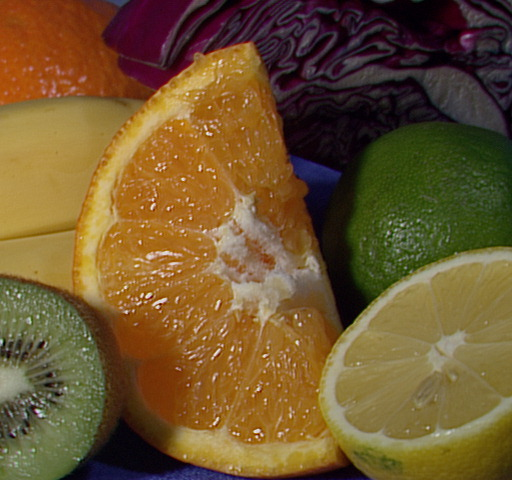
//> input picture 图像边缘、角点和轮廓检测/Fruits.jpg, 512 x 480 px
$ ./作业   (built with g++ and OpenCV 4)
//> lines starting //> are read from the running program, lines starting //| are printed output that depends on the picture; after the words box and inside, x2 and y2 are one past the last pixel; in counts of white or black regions, pixels touching at a corner belong together

#include <opencv2/opencv.hpp>
using namespace cv;
using namespace std;
int main()
{
	Mat srcImage = imread("Fruits.jpg");  //载入图像
//> srcImage is the input picture: 480 rows x 512 cols, CV_8UC3; mean B, G, R 46.2, 85.6, 110.8
	imshow("srcImage", srcImage);

	//Canny边缘检测
	Mat canyImage;
	Canny(srcImage, canyImage, 3, 9, 3);
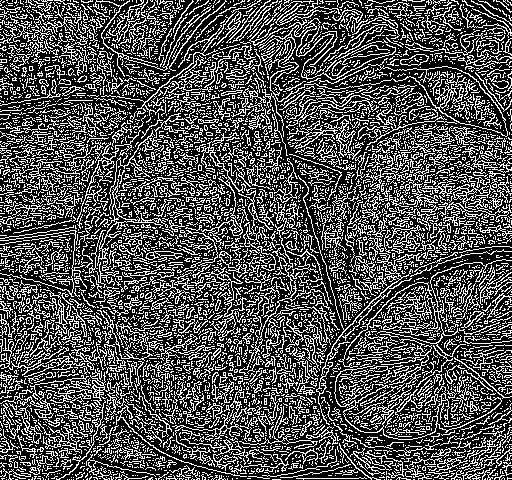
//> canyImage: 480 rows x 512 cols, CV_8UC1; 32% white in thin lines or dots
	imshow(" Canny 算子 ", canyImage);

	//Sobel边缘检测
	Mat sobel_x;
	Mat sobel_y;
	Mat sobelImage;
	Sobel(srcImage, sobel_x, CV_16S, 1, 0, 3, 1, 1, BORDER_DEFAULT);
	convertScaleAbs(sobel_x, sobel_x);
//> sobel_x: 480 rows x 512 cols, CV_8UC3
	Sobel(srcImage, sobel_y, CV_16S, 0, 1, 3, 1, 1, BORDER_DEFAULT);
	convertScaleAbs(sobel_y, sobel_y);
//> sobel_y: 480 rows x 512 cols, CV_8UC3
	addWeighted(sobel_x, 0.5, sobel_y, 0.5, 0, sobelImage);
	//imshow("sobel_x", sobel_x);
	//imshow("sobel_y", sobel_y);
	imshow("Sobel 算子 ", sobelImage);

	//Laplacian边缘检测
	Mat laplacianImage;
	Laplacian(srcImage, laplacianImage, CV_16S, 3, 1, 0, BORDER_DEFAULT);
	convertScaleAbs(laplacianImage, laplacianImage);
//> laplacianImage: 480 rows x 512 cols, CV_8UC3
	imshow(" Laplacian 算子 ", laplacianImage);

	//Scharr滤波
	Mat scharr_x;
	Mat scharr_y;
	Mat scharrImage;
	Scharr(srcImage, scharr_x, CV_16S, 1, 0, 1, 0, BORDER_DEFAULT);
	convertScaleAbs(scharr_x, scharr_x);
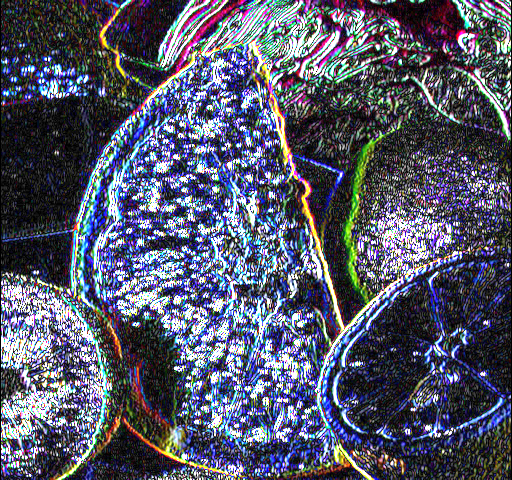
//> scharr_x: 480 rows x 512 cols, CV_8UC3; mean B, G, R 106.4, 88.1, 85.2
	Scharr(srcImage, scharr_y, CV_16S, 0, 1, 1, 0, BORDER_DEFAULT);
	convertScaleAbs(scharr_y, scharr_y);
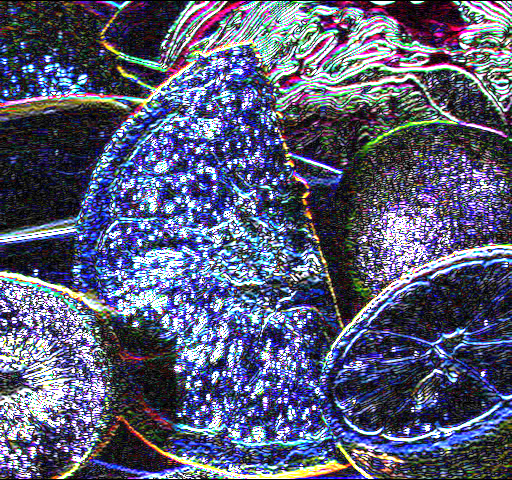
//> scharr_y: 480 rows x 512 cols, CV_8UC3; mean B, G, R 119.4, 91.8, 87.9
	addWeighted(scharr_x, 0.5, scharr_y, 0.5, 0, scharrImage);
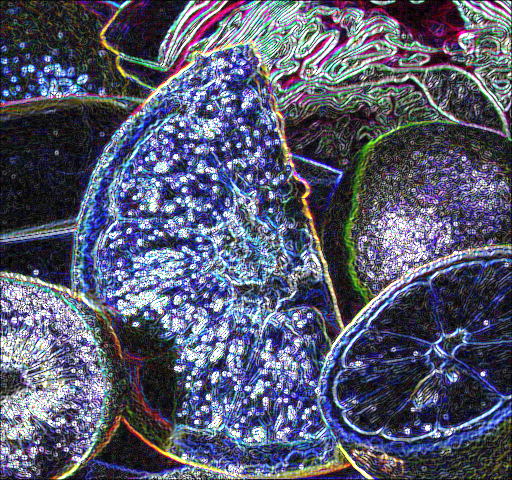
//> scharrImage: 480 rows x 512 cols, CV_8UC3; mean B, G, R 112.9, 90, 86.5
	//imshow("scharr_x", scharr_x);
	//imshow("scharr_y", scharr_y);
	imshow(" Scharr 滤波器 ", scharrImage);

	//Harris 角点检测
	int thresh = 30; //阈值
	Mat dstImage;//目标图
	Mat normImage;//归一化后的图
	Mat scaledImage;//线性变换后的八位无符号整型的图
	Mat g_srcImage, g_grayImage;
	g_srcImage = srcImage.clone();//载入原始图并进行克隆保存
	cvtColor(g_srcImage, g_grayImage, CV_BGR2GRAY);//存留一张灰度图
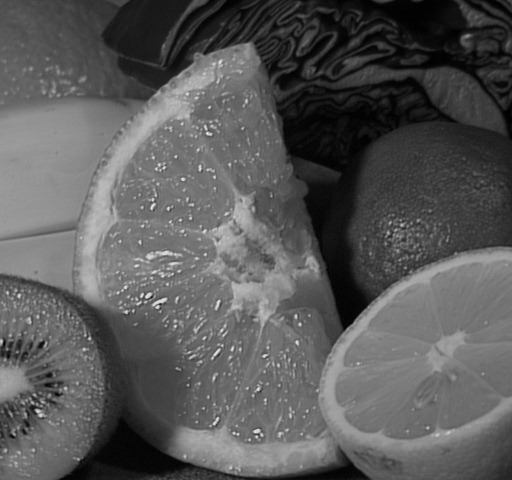
//> g_grayImage: 480 rows x 512 cols, CV_8UC1; min 0, max 238, mean 88.7
	cornerHarris(g_grayImage, dstImage, 2, 3, 0.04, BORDER_DEFAULT);
	cornerHarris(g_grayImage, dstImage, 2, 3, 0.04, BORDER_DEFAULT);
	normalize(dstImage, normImage, 0, 255, NORM_MINMAX, CV_32FC1, Mat());
	convertScaleAbs(normImage, scaledImage);//将归一化后的图线性变换成8位无符号整型
	// 将检测到的，且符合阈值条件的角点绘制出来
	for (int j = 0; j < normImage.rows; j++)
	{
		for (int i = 0; i < normImage.cols; i++)
		{
			if ((int)normImage.at<float>(j, i) > thresh + 80)
			{
				circle(g_srcImage, Point(i, j), 5, Scalar(10, 10, 255), 2, 8, 0);
				circle(scaledImage, Point(i, j), 5, Scalar(0, 10, 255), 2, 8, 0);
			}
		}
	}
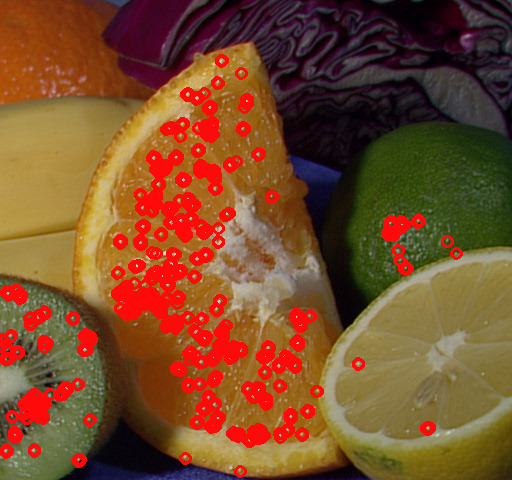
//> g_srcImage: 480 rows x 512 cols, CV_8UC3; 10.46% of pixels changed, all inside (x1, y1, x2, y2) = (0, 54, 463, 478)
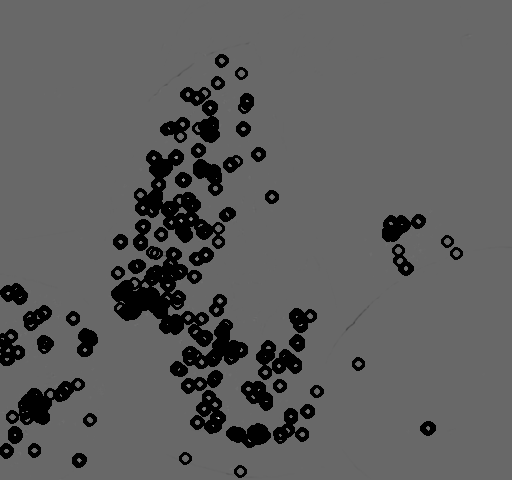
//> scaledImage: 480 rows x 512 cols, CV_8UC1; min 0, max 230, mean 93.1
	//imshow(" Harris 角点检测 ", scaledImage);
	imshow(" Harris 角点检测 ", g_srcImage);

	//ShiTomasi 角点检测
		vector<Point2f> corners;
		int maxCorners = 30;
		double qualityLevel = 0.01;
		double minDistance = 10;
		int blockSize = 3;
		bool useHarrisDetector = false;
		double k = 0.04;
		goodFeaturesToTrack( g_grayImage,
               corners,
               maxCorners,
               qualityLevel,
               minDistance,
               Mat(),
               blockSize,
               useHarrisDetector,
               k );
//> corners = 30 Points (x, y), first 12: [146, 297], [158, 306], [36, 410], [126, 312], [218, 417], [256, 436], [206, 133], [238, 434], [151, 209], [175, 325], [89, 339], [262, 356]
		  for( int i = 0; i < corners.size(); i++ ){
      //circle( dst_norm_scaled,  corners[i], 5,  Scalar(255), 2, 8, 0 );
      circle( srcImage, corners[i], 5, Scalar(0, 10, 255), 2, 8, 0 );
  }
//> this loop made 30 passes
	imshow(" ShiTomasi 角点检测 ", g_srcImage);
	waitKey(0);
	return 0;
}
